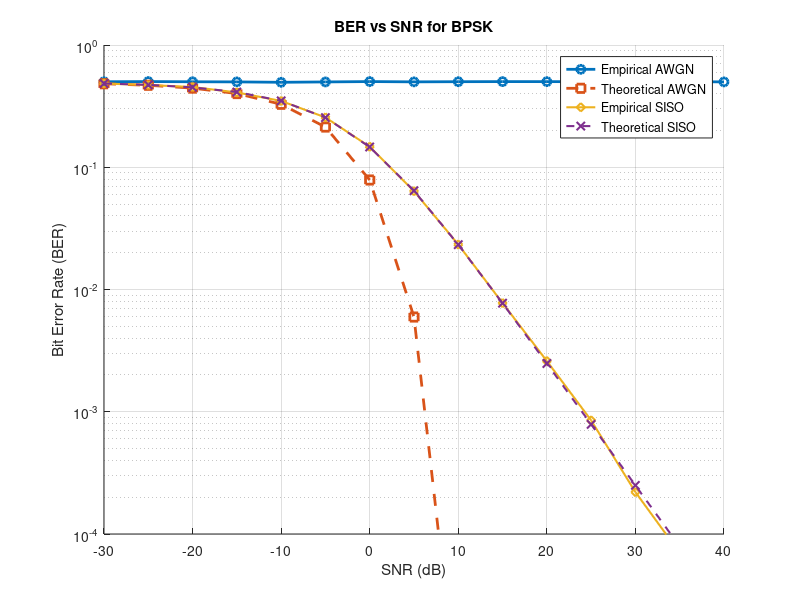

Source code (MATLAB):
N = 1e5;
SNR_dB = -30:5:40;
BER_empirical = zeros(size(SNR_dB));
BER_theoretical = zeros(size(SNR_dB));
BER_SISO = zeros(size(SNR_dB));
BER_SISO_theoretical = zeros(size(SNR_dB));

for i = 1:length(SNR_dB)
    data = randi([0 1], 1, N);
    tx = 2*data - 1;
    snr_linear = 10^(SNR_dB(i)/10);
    noise_power = 1 / snr_linear;
    noise = sqrt(noise_power/2) * (randn(size(tx)) + 1j*randn(size(tx)));
    rx = tx + noise;
    data_hat = rx > 0;
    BER_empirical(i) = sum(data ~= data_hat)/N;
    
    % Theoretical BER for AWGN
    BER_theoretical(i) = qfunc(sqrt(2 *snr_linear));
    
    % SISO channel
    h = (randn(1, N) + 1j * randn(1, N)) / sqrt(2);
    rx_channel = h .* tx;
    noise = (randn(1, N) + 1j * randn(1, N)) * sqrt(noise_power/2);
    rx1 = rx_channel + noise;
    rx_eq = rx1 ./ h;
    detected_bits = real(rx_eq) > 0;
    BER_SISO(i) = sum(data ~= detected_bits) / N;

    %Theoretical BER for SISO
    BER_SISO_theoretical(i) = 0.5*(1-sqrt(snr_linear/(1 + snr_linear))); 


end
BER_empirical(BER_empirical == 0) = 3.87211e-06;
figure;
hold on;
semilogy(SNR_dB, BER_empirical, 'o-', 'LineWidth', 2, 'DisplayName', 'Empirical AWGN');
semilogy(SNR_dB, BER_theoretical, 's--', 'LineWidth', 2, 'DisplayName', 'Theoretical AWGN');
semilogy(SNR_dB, BER_SISO, 'd-', 'LineWidth', 1.5, 'DisplayName', 'Empirical SISO');
semilogy(SNR_dB, BER_SISO_theoretical, 'x--', 'LineWidth', 1.5, 'DisplayName', 'Theoretical SISO');
hold off;
grid on;
set(gca, 'YScale', 'log');
ylim([1e-4 1]);
xlabel('SNR (dB)');
ylabel('Bit Error Rate (BER)');
title('BER vs SNR for BPSK');
legend('show');
